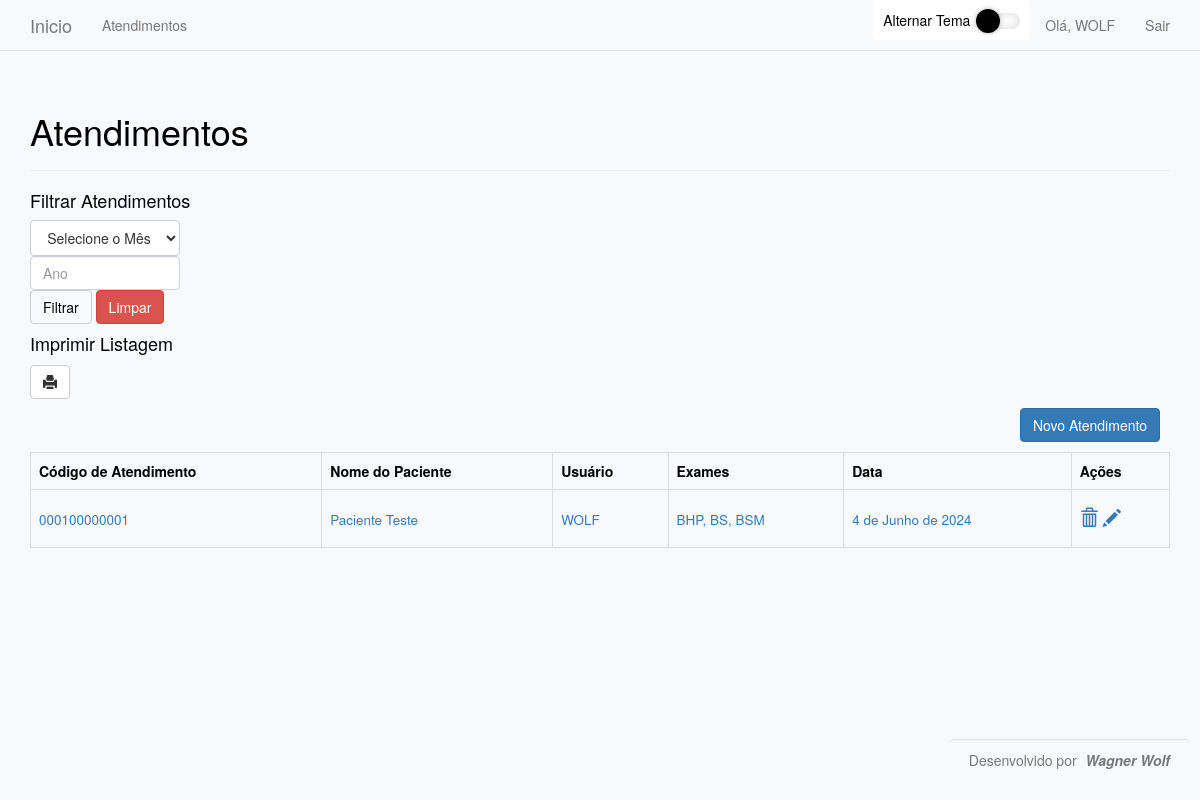
The app's page /atendimentos?page=3 (signed in), older data.
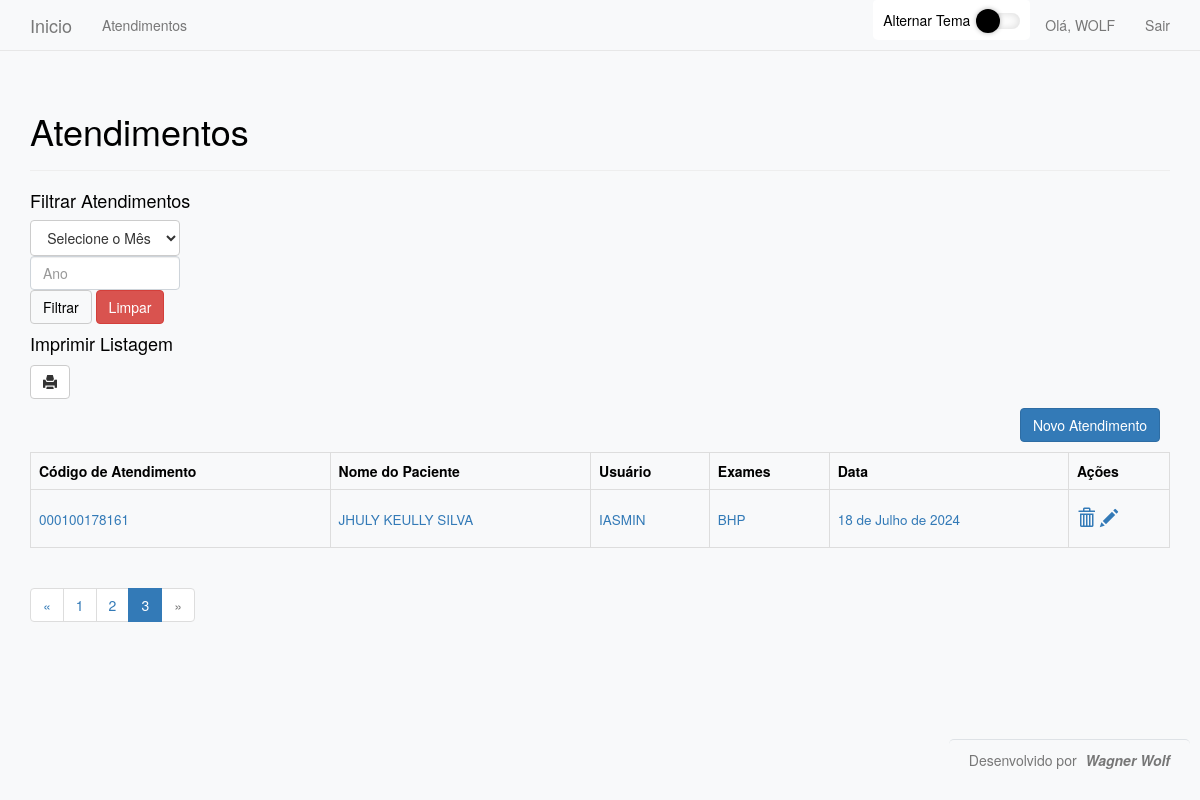
The same page, newer data.
### atendimentos/models.py (models this page shows, shortened)
class Atendimento (models.Model):
    codigo = models.CharField(max_length=12)
    nomePaciente = models.CharField(max_length=200)
    dataAtendimento = models.DateField(auto_now_add=True)
    usuario = models.ForeignKey(User, on_delete=models.CASCADE)
    exames = models.ManyToManyField("Exame")
    def __str__ (self):
        exames = list(self.exames.all())
        ex = []
        for exame in exames:
            ex.append(exame.mnemonico)
        ex = str(ex)
        ex = ex.replace("[","")
        ex = ex.replace("]","")
        ex = ex.replace("'","")
        ex = ex.replace(" ","")
        ex = ex.replace(",",", ")
        return ex

class Exame(models.Model):
    mnemonico = models.CharField(max_length=10)
    nomeExame = models.CharField(max_length=100)
    mneapoio = models.CharField(max_length=10)

### atendimentos/views.py (the view, shortened to what this page needs)
# urls.py: path('atendimentos', views.atendimentos, name ='atendimentos'),
@login_required
def atendimentos(request):
    if request.method != 'POST':
        atendimentos = Atendimento.objects.order_by('dataAtendimento')
        paginator = Paginator(atendimentos, 15)
        page_number = request.GET.get("page")
        page_obj = paginator.get_page(page_number)
        context = {'atendimentos': atendimentos, 'page_obj':page_obj}
        return render(request, 'atendimentos/atendimentos.html', context)

### atendimentos/templates/atendimentos/atendimentos.html (shortened to what this page needs)
{%extends "atendimentos/base.html"%}
{%load bootstrap3%}
{%block header%}
{%if not filtrado%}
<h1>Atendimentos</h1>
{%else%}
<h1>Atendimentos do Mês {{mesnome}} do ano de {{ano}}</h1>
{%endif%}
    {%endblock header%}
{% block content%}
<div>
    <h4>Filtrar Atendimentos</h2>
    <form action="/atendimentos" method="post" class="form">
        <select class="btn btn-default form-select pull" name="mes" required>
            <option value="" selected>Selecione o Mês</option>
          </select>
            <input type="text" class="form-control" name= "ano" placeholder="Ano" required aria-describedby="basic-addon1">
            {%buttons%}
            <button name="submit" class="btn btn-default" aria-label="Left Align">Filtrar</button>
            <a href="{%url 'atendimentos'%}"class="btn btn-danger" aria-label="Left Align">Limpar</a>
        {%endbuttons%}
    </form>
</div>
<div>
  <h4>Imprimir Listagem</h2>
    {%if not filtrado%}
    <a href="{%url 'report'%}"target="_blank" class="btn btn-default glyphicon glyphicon-print" aria-label="Left Align"></a>
  {%endif%}
</div>
<table class="table table-bordered ">
        <a class="btn btn-primary pull-right" style="margin:10px" aria-label="Left Align" href="{% url 'new_atendimento'%}">Novo Atendimento</a>
        <tr>
            <th class="tableheader" scope="col">Código de Atendimento</th>
            <th class="tableheader" scope="col">Nome do Paciente</th>
            <th class="tableheader" scope="col">Usuário</th>
            <th class="tableheader" scope="col">Exames</th>
            <th class="tableheader" scope="col">Data</th>
            <th class="tableheader" scope="col">Ações</th>
          </tr>
    {% for atendimento in page_obj %}
        <tr>
        <td>
            <h4>
                 <small><a title="Clique para visualizar o Atendimento" href="{% url 'atendimento' atendimento.id%}">{{atendimento.codigo}}</a></small>
            </h4>
        </td>
        <td>
            <h4>
                 <small><a title="Clique para visualizar o Atendimento" href="{% url 'atendimento' atendimento.id%}">{{atendimento.nomePaciente}}</a></small>
            </h4>
        <td>
            <h4>
                 <small>   <a class="text-uppercase" title="Clique para visualizar o Atendimento" href="{% url 'atendimento' atendimento.id%}">{{atendimento.usuario}}</a></small>
            </h4>
        </td>
        <td>
            <h4>
                 <small><a class="" title="Clique para visualizar o Atendimento" href="{% url 'atendimento' atendimento.id%}">{{atendimento}}</a></small>
            </h4>
        </td>
        <td>
            <h4>
                 <small><a title="Clique para visualizar o Atendimento" href="{% url 'atendimento' atendimento.id%}">{{atendimento.dataAtendimento}}</a></small>
            </h4>
        </td>
        <td>
            <h4>
                 <a title="Apagar Atendimento" class="glyphicon glyphicon-trash" onclick="return confirm('Tem certeza que deseja excluir?')" href="{% url 'delete_atendimento' atendimento.id%}"></a>
                 <a title="Editar Atendimento" class="glyphicon glyphicon-pencil" href="{% url 'edit_atendimento' atendimento.id%}"></a>
            </h4>
        </td>
        </td>
        </tr>
         {%empty%}
         <td>
        <h4>Não há atendimentos</h4>
        </td>
    {% endfor %}
    </table>
    {% if page_obj.has_other_pages %}
    <ul class="pagination">
      {% if page_obj.has_previous %}
        <li><a href="?page={{ page_obj.previous_page_number }}">&laquo;</a></li>
      {% else %}
        <li class="disabled"><span>&laquo;</span></li>
      {% endif %}
      {% for i in page_obj.paginator.page_range %}
        {% if page_obj.number == i %}
          <li class="active"><span>{{ i }} <span class="sr-only">(current)</span></span></li>
        {% else %}
          <li><a href="?page={{ i }}">{{ i }}</a></li>
        {% endif %}
      {% endfor %}
      {% if page_obj.has_next %}
        <li><a href="?page={{ page_obj.next_page_number }}">&raquo;</a></li>
      {% else %}
        <li class="disabled"><span>&raquo;</span></li>
      {% endif %}
    </ul>
  {% endif %}
{%endblock content%}

### atendimentos/templates/atendimentos/base.html (shortened to what this page needs)
 {%load bootstrap3%}
 <!DOCTYPE html>
 <html lang="pt-br">
 <head>
    {%bootstrap_css%}
 </head>
 <body>
    <nav class="navbar navbar-default navbar-static-top">
        <div class="container">
            <div class="navbar-header">
                <a class="navbar-brand" href="{% url 'index' %}">Inicio</a>
            </div>
            <div id="navbar" class="collapse navbar-collapse">
                <ul class="nav navbar-nav">
                    <li><a href="{% url 'atendimentos' %}">Atendimentos</a></li>
                </ul>
                <ul class="nav navbar-nav navbar-right">
                    {%if user.is_authenticated%}
                    <li class="list-group-item toggle-container">
                        <span class="toggle-label">Alternar Tema</span>
                        <div class="TriSea-technologies-Switch pull-right">
                        </div>
                    </li>
                        <li><a>Olá, {{ user.username.upper }}</a></li>
                        <li><a href="{%url 'logout'%}">Sair</a></li>
                    {%endif%}
                </ul>
            </div>
        </div>
    </nav>
    <div class="container">
        <div class="page-header">
            {%block header%} {%endblock header%}
        </div>
        <div>
            {% block content%} {%endblock content%}
        </div>
    </div>
     <footer class="footer">
            <p class="text-muted">Desenvolvido por <span class="author-name">Wagner Wolf</span></p>
    </footer>
 </body>
 </html>

### atendimentos/templates/atendimentos/atendimentos.html (style rules this page uses)
.form-control { max-width: 13.2%; }

### atendimentos/templates/atendimentos/base.html (style rules this page uses)
.footer { position: fixed; bottom: 10px; right: 10px; background-color: #f8f9fa; padding: 10px 20px; border-top: 1px solid #dee2e6; border-radius: 5px; }
.author-name { font-weight: bold; font-style: italic; display: inline-block; margin-left: 5px; }
body, button { background-color: #f8f9fa !important; color: #000 !important; }
.navbar { background-color: #f8f9fa !important; }
.form-control { background-color: #fff !important; color: #000 !important; border: 1px solid #ced4da !important; }
.list-group-item { border: none; padding: 10px; display: flex; align-items: center; }
.list-group-item .toggle-label { margin-right: 10px; }
.toggle-container { padding: 10px; border-radius: 5px; margin-bottom: 10px; display: flex; align-items: center; }

Row changes from the older to the newer data that the page shows:
removed Atendimento: codigo "000100000001", nomePaciente "Paciente Teste", usuario "WOLF", id.mnemonico "BHP, BS, BSM", dataAtendimento "4 de Junho de 2024"
added Atendimento: codigo "000100178161", nomePaciente "JHULY KEULLY SILVA", usuario "IASMIN", id.mnemonico "BHP", dataAtendimento "18 de Julho de 2024"
Text that changed along with them:
new list line: "1"
new list line: "2"
new list line: "3"
